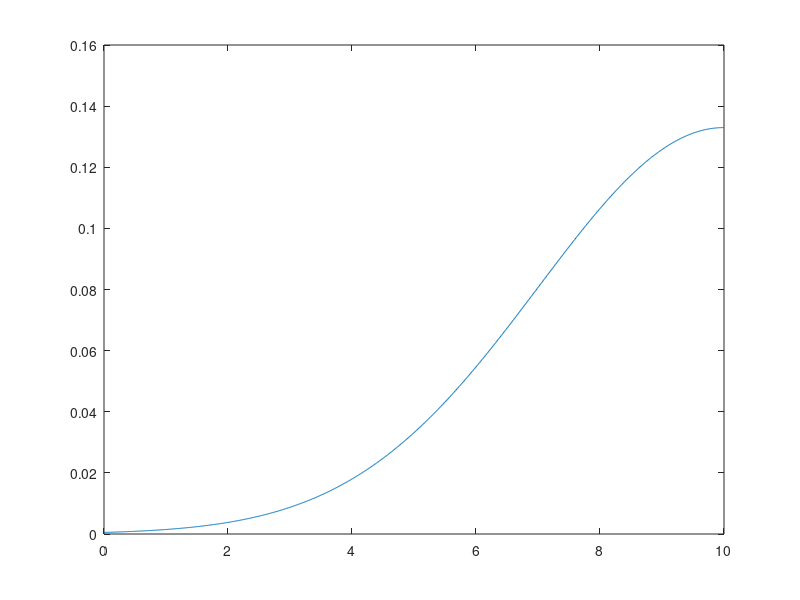

Write MATLAB code to recreate this figure.

% varables
Range_min = 0;
Range_max = 10;
SD_min = 1;
SD_max = 3;


% range
x = [Range_min:.01:Range_max];             % [low lim : resalution : up lim]

% random number
R1 = randi([Range_min Range_max],1);
R2 = randi([SD_min SD_max],1);

% distrobution
norm = normpdf(x,R1,R2);      % (x, center point , (skinny /fat))

% display
figure;
plot(x,norm)

